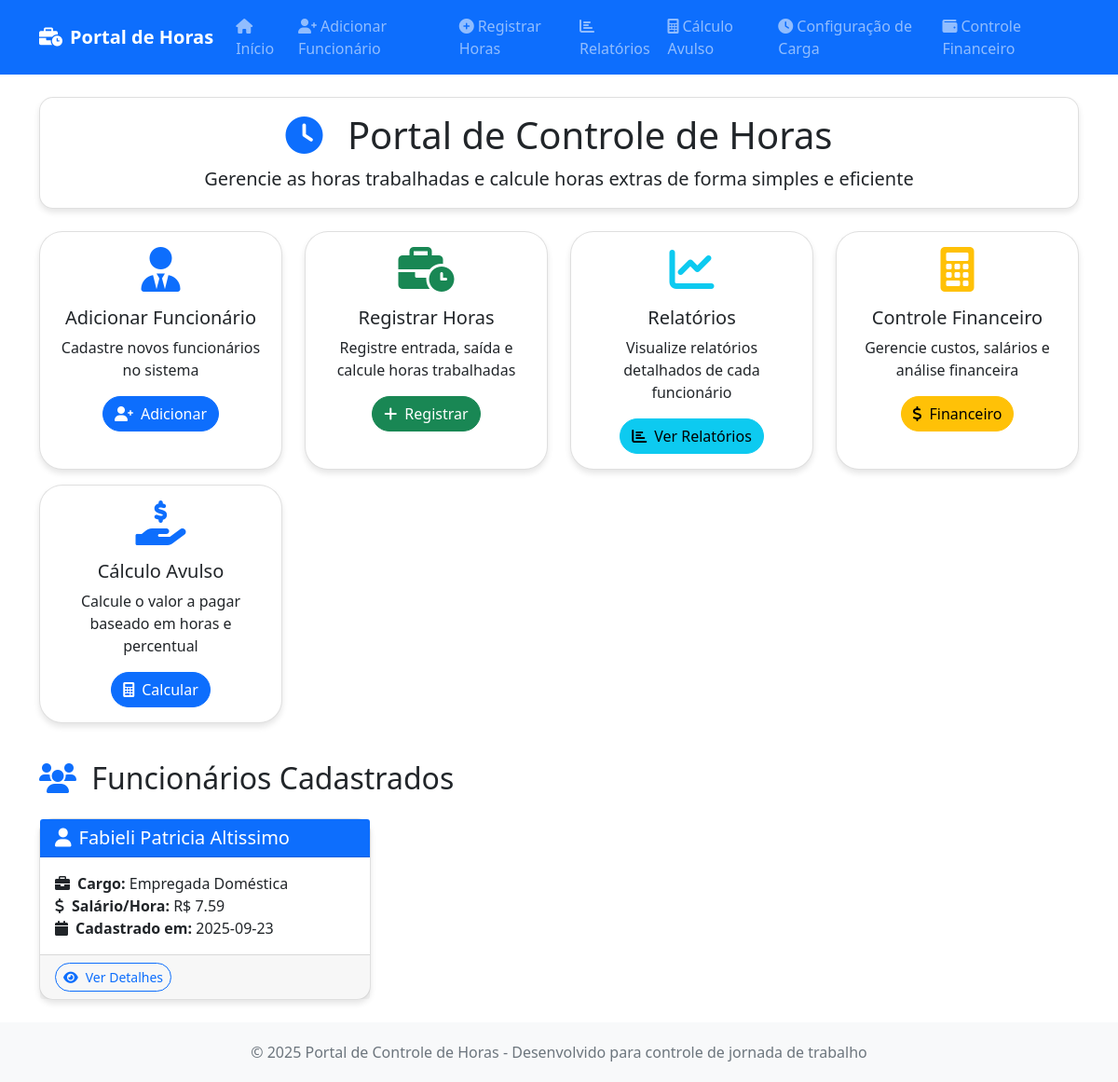
Before: / with the older database file.
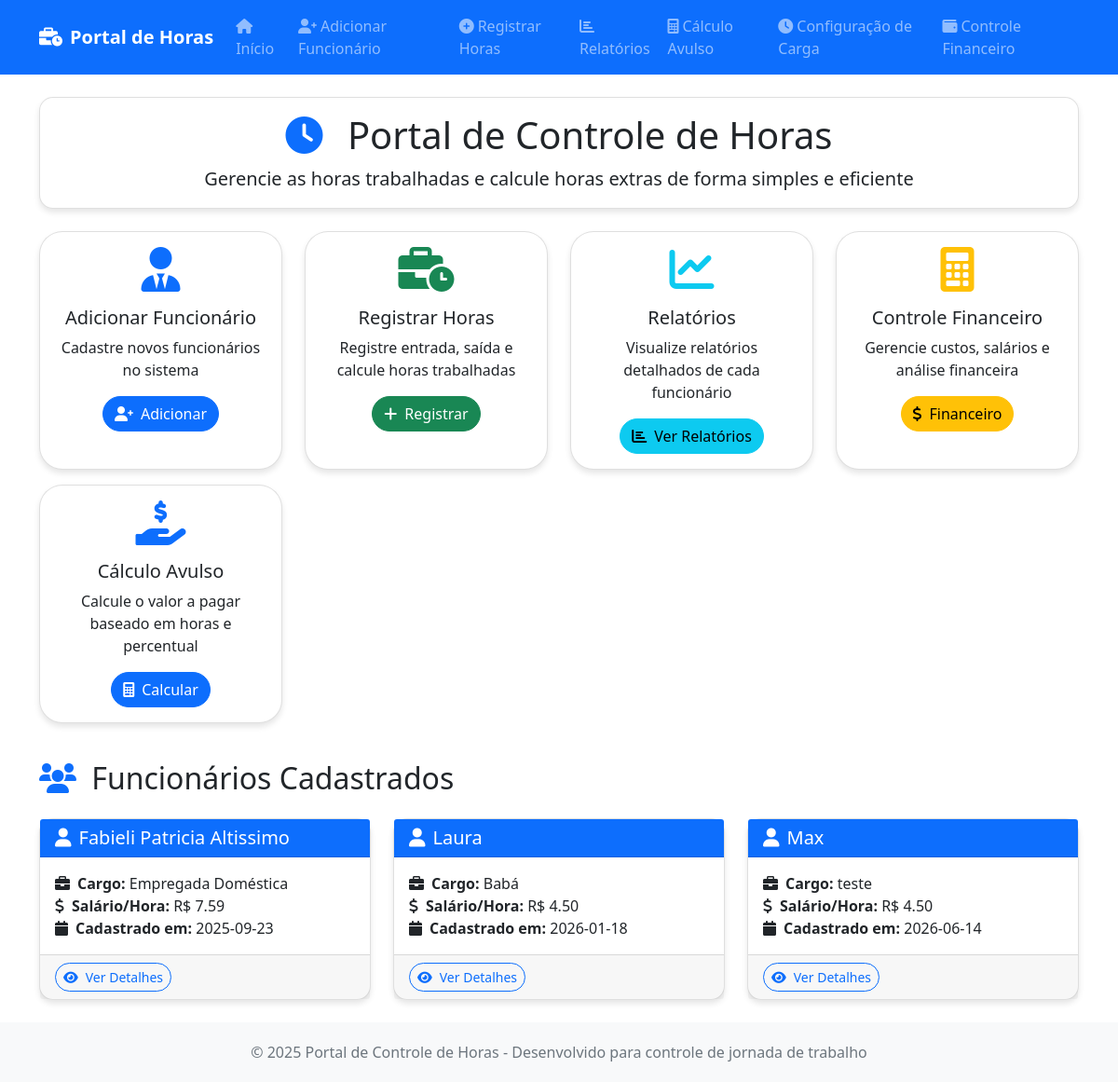
After: the same page with the newer database file.
### tables this page shows
CREATE TABLE funcionarios (
            id INTEGER PRIMARY KEY AUTOINCREMENT,
            nome TEXT NOT NULL UNIQUE,
            cargo TEXT NOT NULL,
            salario_mensal REAL NOT NULL,
            salario_hora REAL NOT NULL,
            horas_mensais INTEGER NOT NULL DEFAULT 220,
            data_cadastro DATE NOT NULL,
            ativo BOOLEAN NOT NULL DEFAULT 1,
            created_at TIMESTAMP DEFAULT CURRENT_TIMESTAMP,
            updated_at TIMESTAMP DEFAULT CURRENT_TIMESTAMP
        , desconto REAL DEFAULT 0.00);

### index.py (the view)
@app.route('/')
@app.route('/page/<int:page>')
def index(page=1):
    per_page = 6  # 6 funcionários por página
    offset = (page - 1) * per_page
    count_query = "SELECT COUNT(*) as total FROM funcionarios WHERE ativo = 1"
    total_result = DatabaseManager.execute_query(count_query, fetch_one=True)
    total_funcionarios = total_result['total'] if total_result else 0
    query = "SELECT * FROM funcionarios WHERE ativo = 1 ORDER BY nome LIMIT ? OFFSET ?"
    funcionarios_list = DatabaseManager.execute_query(query, (per_page, offset), fetch_all=True)
    funcionarios = {f['nome']: f for f in funcionarios_list}
    total_pages = (total_funcionarios + per_page - 1) // per_page  # Ceiling division
    has_prev = page > 1
    has_next = page < total_pages
    prev_page = page - 1 if has_prev else None
    next_page = page + 1 if has_next else None
    pagination_info = {
        'page': page,
        'per_page': per_page,
        'total': total_funcionarios,
        'total_pages': total_pages,
        'has_prev': has_prev,
        'has_next': has_next,
        'prev_page': prev_page,
        'next_page': next_page
    }
    return render_template('index.html', funcionarios=funcionarios, pagination=pagination_info)

### index.py (called while the page is built)
    @staticmethod
    def get_connection():
        conn = sqlite3.connect(DB_FILE)
        conn.row_factory = sqlite3.Row  # Permite acesso por nome de coluna
        return conn

    @staticmethod
    def execute_query(query, params=None, fetch_one=False, fetch_all=False):
        conn = DatabaseManager.get_connection()
        try:
            cursor = conn.cursor()
            if params:
                cursor.execute(query, params)
            else:
                cursor.execute(query)
            if fetch_one:
                result = cursor.fetchone()
                return dict(result) if result else None
            elif fetch_all:
                results = cursor.fetchall()
                return [dict(row) for row in results] if results else []
            else:
                conn.commit()
                return cursor.lastrowid
        finally:
            conn.close()

### templates/index.html (shortened to what the changed rows need)
{% extends "base.html" %}
{% block content %}
<div class="row">
    <div class="col-12">
        <div class="card mb-4">
            <div class="card-body text-center">
                <h1 class="card-title">
                    <i class="fas fa-clock text-primary me-3"></i>
                    Portal de Controle de Horas
                </h1>
            </div>
        </div>
    </div>
</div>
{% if funcionarios %}
<div id="funcionarios" class="row">
    <div class="col-12">
        <h2 class="mb-4">
            <i class="fas fa-users text-primary me-2"></i>
            Funcionários Cadastrados
        </h2>
    </div>
    {% for nome, dados in funcionarios.items() %}
    <div class="col-lg-6 col-xl-4 mb-4">
        <div class="card h-100">
            <div class="card-header bg-primary text-white">
                <h5 class="card-title mb-0">
                    <i class="fas fa-user me-2"></i>{{ nome }}
                </h5>
            </div>
            <div class="card-body">
                <p class="card-text">
                    <strong><i class="fas fa-briefcase me-2"></i>Cargo:</strong> {{ dados.cargo }}<br>
                    <strong><i class="fas fa-dollar-sign me-2"></i>Salário/Hora:</strong> R$ {{ "%.2f"|format(dados.salario_hora) }}<br>
                    <strong><i class="fas fa-calendar me-2"></i>Cadastrado em:</strong> {{ dados.data_cadastro }}
                </p>
            </div>
            <div class="card-footer">
                <a href="{{ url_for('visualizar_funcionario', nome=nome) }}" class="btn btn-outline-primary btn-sm btn-custom">
                    <i class="fas fa-eye me-2"></i>Ver Detalhes
                </a>
            </div>
        </div>
    </div>
    {% endfor %}
</div>
{% endif %}
{% endblock %}

Changed rows visible on the page:
added funcionarios: nome "Laura", cargo "Babá", salario_hora "4.50", data_cadastro "2026-01-18"
added funcionarios: nome "Max", cargo "teste", salario_hora "4.50", data_cadastro "2026-06-14"
